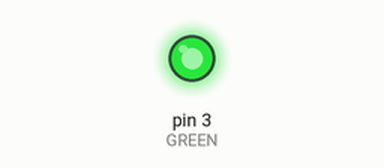
Recording of a sketch running on a simulated Arduino Uno, built with avr-gcc and run on an emulated ATmega328P. Shown: output pins drawn as LEDs (lit = HIGH).

Above: at 0.05 s.
Timing chart, 0 to 3.0 s (numbered marks = the images above):
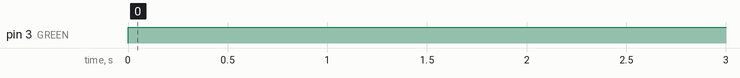

The sketch:

traffic-light_step_04.ino
```cpp
// variables
int GREEN = 3;
int DELAY = 1000;

// basic functions
void setup()
{
  // setup LED modes
  // we're specifying that we're going to send information to this LED
  pinMode(GREEN, OUTPUT);
}

void loop()
{
  // High turns things on
  digitalWrite(GREEN, HIGH);
  delay(DELAY);
  // low turns things off
  digitalWrite(GREEN, LOW);

}
```

Measured:
- by itself, pin 3 (GREEN): LOW → HIGH at 0.00 s
